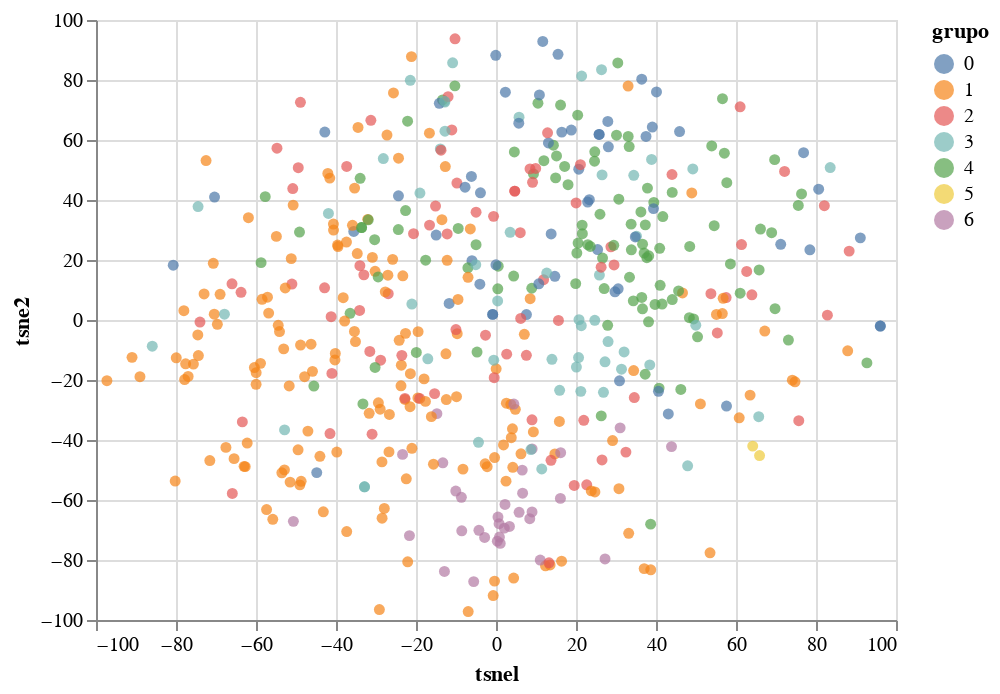

The notebook cell saved with this chart:
### Code cell
letras_ag = letras_ag.assign(tsnel = letras_embedded[:,0], tsne2 = letras_embedded[:,1])

alt.Chart(letras_ag.sample(500)).mark_circle(
    opacity = .7,
    size = 30
).encode(
    x = "tsnel",
    y = "tsne2",
    color = "grupo:N",
    tooltip = ["Artist", "SName"]
).interactive()

### Figure 1 — Vega-Lite specification as saved in the notebook (floating-point values rounded to 4 significant figures; data arrays with more than 128 entries replaced by an {"elided": "..."} marker saying what was removed)
{"config": {"view": {"continuousWidth": 400, "continuousHeight": 300}}, "data": {"name": "data-45fc3355a47552a3bb1adb0896796fb5"}, "mark": {"type": "circle", "opacity": 0.7, "size": 30}, "encoding": {"color": {"field": "grupo", "type": "nominal"}, "tooltip": [{"field": "Artist", "type": "nominal"}, {"field": "SName", "type": "nominal"}], "x": {"field": "tsnel", "type": "quantitative"}, "y": {"field": "tsne2", "type": "quantitative"}}, "selection": {"selector001": {"type": "interval", "bind": "scales", "encodings": ["x", "y"]}}, "$schema": "https://vega.github.io/schema/vega-lite/v4.17.0.json", "datasets": {"data-45fc3355a47552a3bb1adb0896796fb5": {"elided": "500 records"}}}
